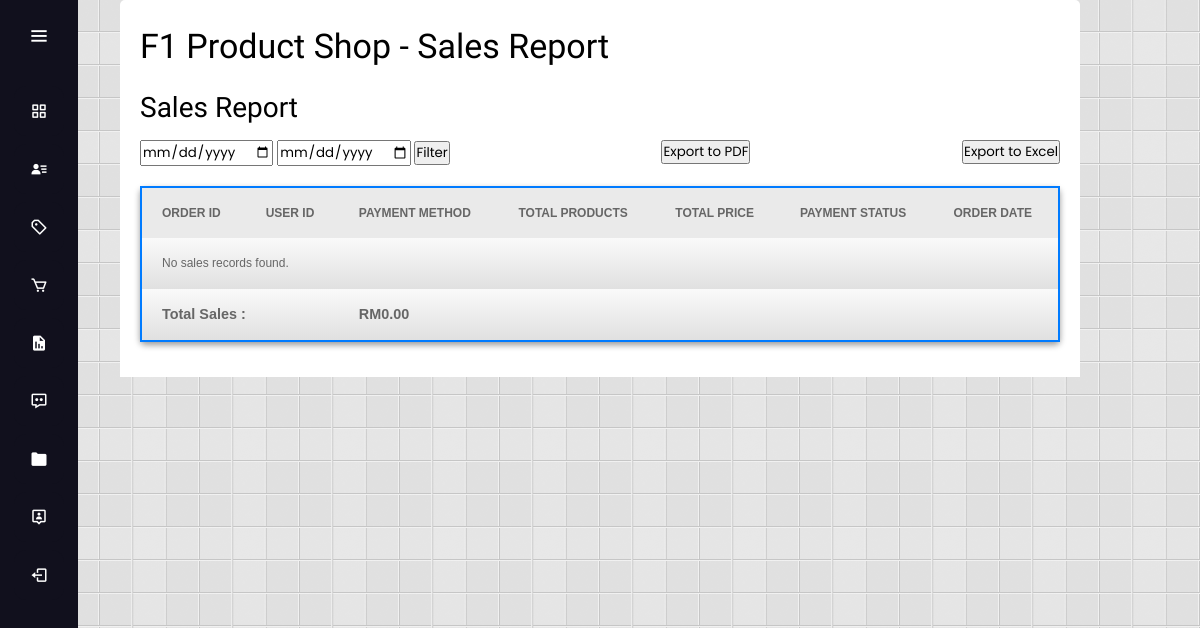
/superadmin_sales_report.php, run on an earlier commit of the app's database.
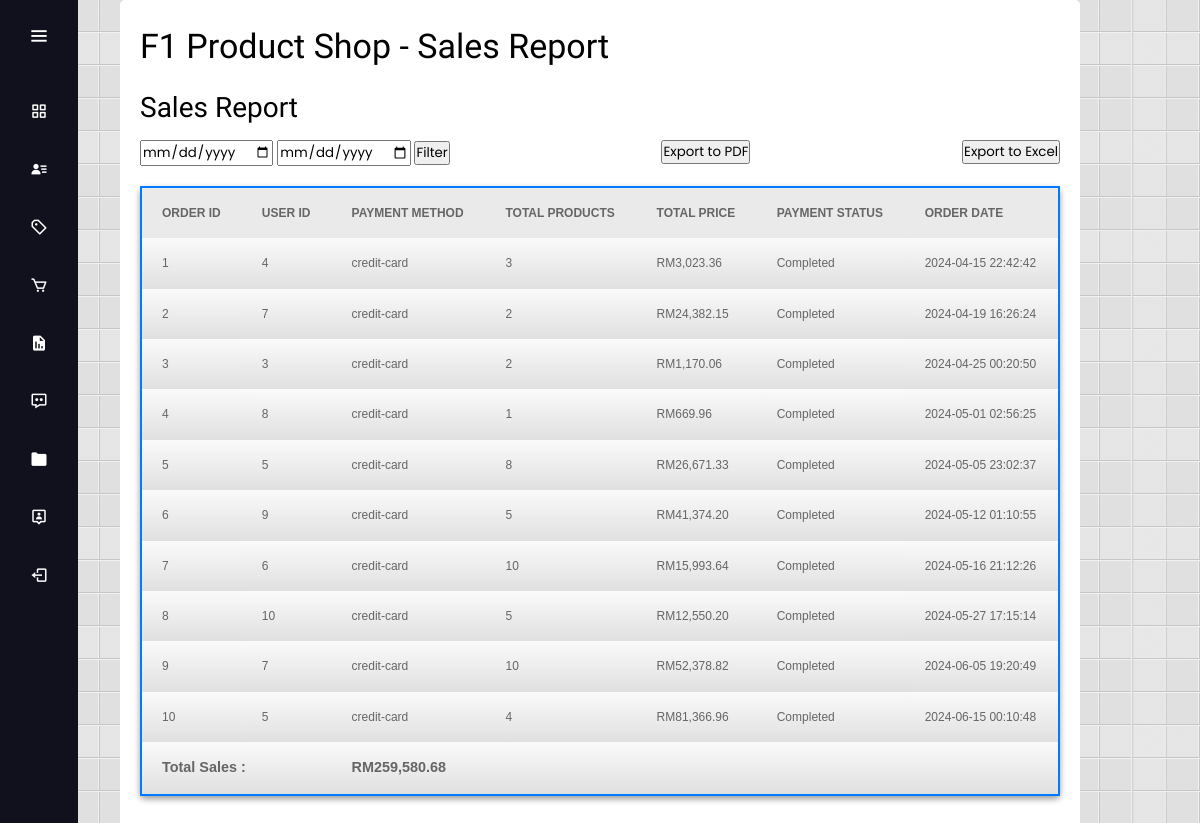
And on a later commit of the database.
### tables this page shows
CREATE TABLE `order_detail` (
  `order_id` int(11) NOT NULL,
  `user_id` int(11) NOT NULL,
  `name` varchar(100) NOT NULL,
  `address` varchar(255) NOT NULL,
  `phone` varchar(15) NOT NULL,
  `payment_method` varchar(20) NOT NULL,
  `total_price` decimal(12,2) NOT NULL,
  `payment_status` varchar(20) NOT NULL DEFAULT 'pending',
  `created_at` timestamp NOT NULL DEFAULT current_timestamp()
);

### superadmin_sales_report.php (the view, shortened to what this page needs)
<!DOCTYPE HTML>
<html>
<head>
    <link rel="stylesheet" type="text/css" media="screen" href="./css/style.css">
    <link rel="stylesheet" type="text/css" media="screen" href="./css/product.css">
    <link rel="stylesheet" type="text/css" media="screen" href="./css/report.css">
    <link rel="stylesheet" type="text/css" href="js/fancybox/jquery.fancybox.css" media="all">
</head>
<body>
    <?php
    include 'superadmin_sidebar.php';
    ?>
    <div id="container">
        <h1>F1 Product Shop - Sales Report</h1>
        <div class="report-list">
            <h2>Sales Report</h2>
            <div class="filter-wrapper">
                <form method="GET" action="" class="date-filters">
                    <input type="date" name="start_date" value="<?php echo isset($_GET['start_date']) ? $_GET['start_date'] : '' ?>">
                    <input type="date" name="end_date" value="<?php echo isset($_GET['end_date']) ? $_GET['end_date'] : '' ?>">
                    <input type="submit" value="Filter">
                </form>
                <form method="POST" action="export_pdf.php" target="_blank">
                    <input type="submit" name="pdf_creator" value="Export to PDF">
                </form>
                <form method="POST" action="export_excel.php">
                    <input type="submit" value="Export to Excel">
                </form>
            </div>
            <table class="report-table" border="1" width="1000px" height="100px">
                <tr>
                    <th>Order ID</th>
                    <th>User ID</th>
                    <th>Payment Method</th>
                    <th>Total Products</th>
                    <th>Total Price</th>
                    <th>Payment Status</th>
                    <th>Order Date</th>
                </tr>
                <?php
                $query = "SELECT
                            o.order_id,
                            o.user_id,
                            o.payment_method,
                            (SELECT SUM(quantity) FROM order_items WHERE order_id = o.order_id) AS total_product_quantity,
                            (SELECT SUM(quantity) FROM order_tickets WHERE order_id = o.order_id) AS total_ticket_quantity,
                            o.total_price,
                            o.payment_status,
                            o.created_at
                          FROM `order_detail` o
                          WHERE o.payment_status = 'completed'";
                $query .= " ORDER BY o.order_id ASC";
                $result = mysqli_query($connect, $query);
                $totalPrice = 0;
                if (mysqli_num_rows($result) > 0) {
                    while ($row = mysqli_fetch_assoc($result)) {
                        $totalProducts = $row["total_product_quantity"] + $row["total_ticket_quantity"];
                        echo "<tr>";
                        echo "<td>" . $row["order_id"] . "</td>";
                        echo "<td>" . $row["user_id"] . "</td>";
                        echo "<td>" . $row["payment_method"] . "</td>";
                        echo "<td>" . $totalProducts . "</td>";
                        echo "<td>RM" . number_format($row["total_price"], 2) . "</td>";
                        echo "<td>" . $row["payment_status"] . "</td>";
                        echo "<td>" . $row["created_at"] . "</td>";
                        echo "</tr>";
                        $totalPrice += $row["total_price"];
                    }
                } else {
                    echo "<tr><td colspan='7'>No sales records found.</td></tr>";
                }
                echo "<tr>";
                echo "<td colspan='2' align='left'><strong>Total Sales :</strong></td>";
                echo "<td colspan='5'><strong>RM" . number_format($totalPrice, 2) . "</strong></td>";
                echo "</tr>";
                ?>
            </table>
        </div>
    </div>
</body>
</html>

What changed in the data, as far as the page shows it:
added order_detail: order_id "1", user "4", payment_method "credit-card", totalProducts "3", total_price "3,023.36", payment_status "Completed", created_at "2024-04-15 22:42:42"
added order_detail: order_id "2", user "7", payment_method "credit-card", totalProducts "2", total_price "24,382.15", payment_status "Completed", created_at "2024-04-19 16:26:24"
added order_detail: order_id "3", user "3", payment_method "credit-card", totalProducts "2", total_price "1,170.06", payment_status "Completed", created_at "2024-04-25 00:20:50"
added order_detail: order_id "4", user "8", payment_method "credit-card", totalProducts "1", total_price "669.96", payment_status "Completed", created_at "2024-05-01 02:56:25"
added order_detail: order_id "5", user "5", payment_method "credit-card", totalProducts "8", total_price "26,671.33", payment_status "Completed", created_at "2024-05-05 23:02:37"
added order_detail: order_id "6", user "9", payment_method "credit-card", totalProducts "5", total_price "41,374.20", payment_status "Completed", created_at "2024-05-12 01:10:55"
added order_detail: order_id "7", user "6", payment_method "credit-card", totalProducts "10", total_price "15,993.64", payment_status "Completed", created_at "2024-05-16 21:12:26"
added order_detail: order_id "8", user "10", payment_method "credit-card", totalProducts "5", total_price "12,550.20", payment_status "Completed", created_at "2024-05-27 17:15:14"
added order_detail: order_id "9", user "7", payment_method "credit-card", totalProducts "10", total_price "52,378.82", payment_status "Completed", created_at "2024-06-05 19:20:49"
added order_detail: order_id "10", user "5", payment_method "credit-card", totalProducts "4", total_price "81,366.96", payment_status "Completed", created_at "2024-06-15 00:10:48"
Also different on the page:
$totalPrice: "0.00" → "259,580.68"
text no longer shown: "No sales records found."
